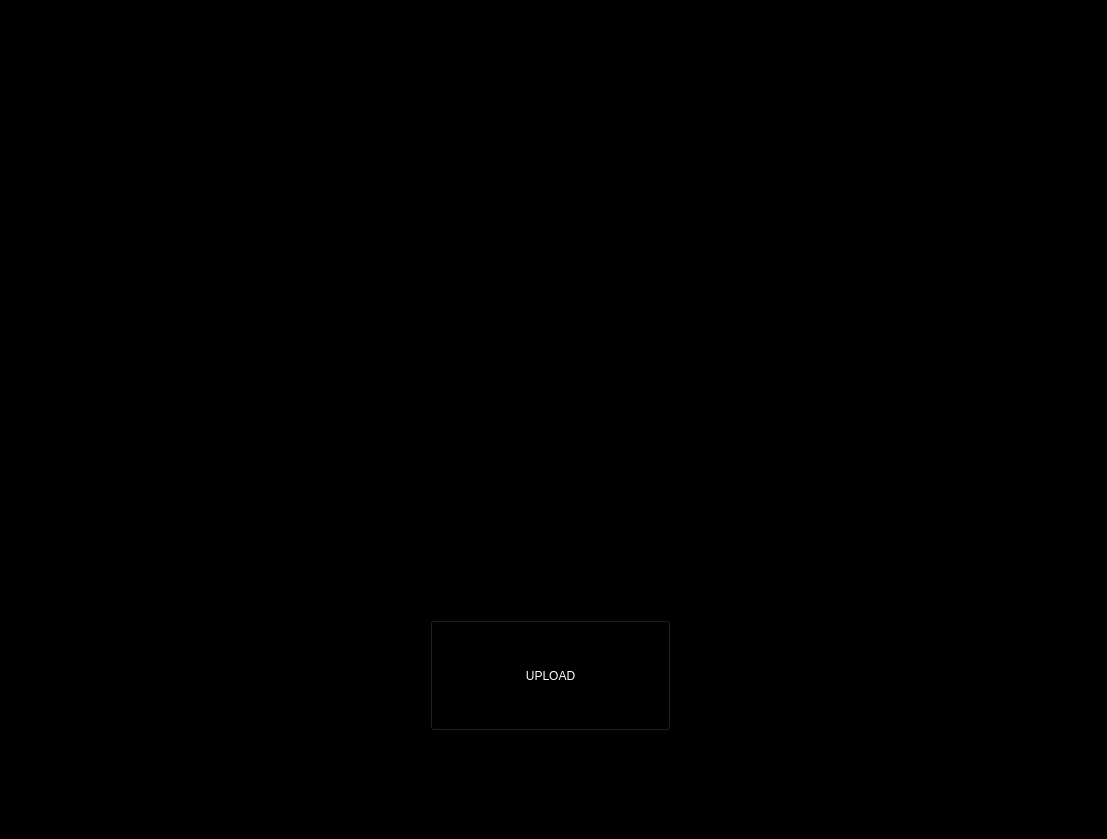
<?xml version="1.0" encoding="UTF-8"?>
<ui version="4.0">
 <class>MainWindow</class>
 <widget class="QMainWindow" name="MainWindow">
  <property name="geometry">
   <rect>
    <x>0</x>
    <y>0</y>
    <width>1107</width>
    <height>839</height>
   </rect>
  </property>
  <property name="font">
   <font>
    <family>Pixeled</family>
    <pointsize>22</pointsize>
   </font>
  </property>
  <property name="windowTitle">
   <string>MainWindow</string>
  </property>
  <property name="styleSheet">
   <string notr="true">background-color: rgb(0, 0, 0);
background-image: url(:/OG_BG/e36448eae925d43a0a91e9cb8cfe7599.jpg);
</string>
  </property>
  <widget class="QWidget" name="centralwidget">
   <widget class="QPushButton" name="upload_button">
    <property name="geometry">
     <rect>
      <x>430</x>
      <y>620</y>
      <width>241</width>
      <height>111</height>
     </rect>
    </property>
    <property name="styleSheet">
     <string notr="true">color: rgb(255, 255, 255);
background-color: rgb(0, 0, 0);
font: 20pt &quot;Pixeled&quot;;</string>
    </property>
    <property name="text">
     <string>UPLOAD</string>
    </property>
   </widget>
  </widget>
  <widget class="QMenuBar" name="menubar">
   <property name="geometry">
    <rect>
     <x>0</x>
     <y>0</y>
     <width>1107</width>
     <height>21</height>
    </rect>
   </property>
  </widget>
  <widget class="QStatusBar" name="statusbar"/>
 </widget>
 <resources>
  <include location="../../Find_the_LAG.qrc"/>
 </resources>
 <connections/>
</ui>
